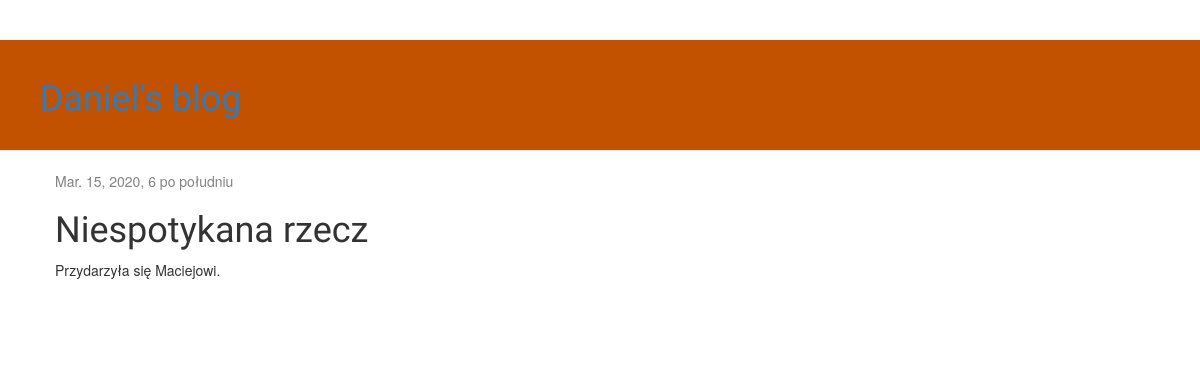
Before: /post/2/ with the older database file.
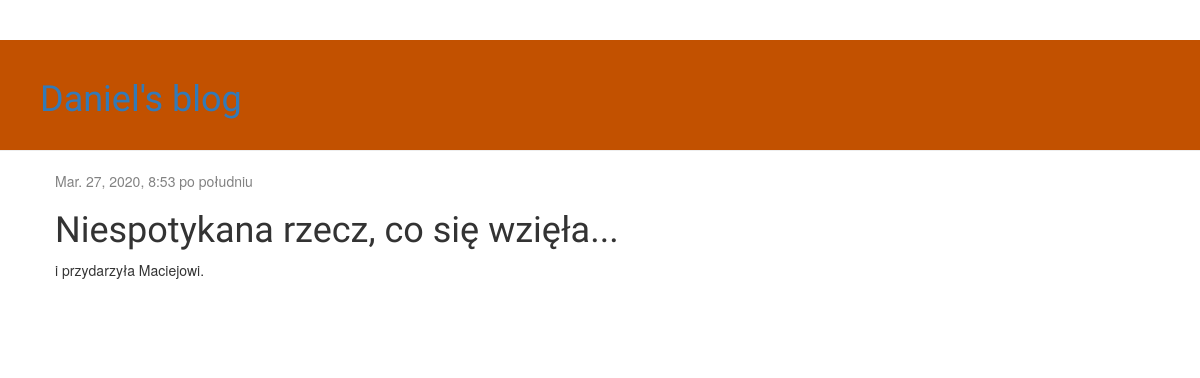
After: the same page with the newer database file.
### blog/models.py (models this page shows, shortened)
class Post (models.Model):
    author= models.ForeignKey ('auth.User', on_delete= models.CASCADE)
    title= models.CharField(max_length=200)
    text= models.TextField()
    created_date= models.DateTimeField(
        default= timezone.now)
    published_date= models.DateTimeField(
        blank=True, null= True)

### blog/views.py (the view)
# urls.py: path('post/<int:pk>/', views.post_detail, name='post_detail'),
def post_detail (request, pk):
    post= get_object_or_404(Post, pk=pk)
    return render (request, 'blog/post_detail.html', {'post': post})

### blog/templates/blog/post_detail.html (shortened to what this page needs)
{% extends 'blog/base.html' %}
{% block content %}
	<div class= "post">
		{% if post.published_date %}
			<div class="date">
				{{post.published_date}}
			</div>
		{% endif%}
		<h1>{{ post.title}}</h1>
		<p>{{post.text|linebreaksbr}}</p>
	</div>
{% endblock %}

Changed rows visible on the page:
changed Post: published_date "Mar. 15, 2020, 6 po południu" → "Mar. 27, 2020, 8:53 po południu"; title "Niespotykana rzecz" → "Niespotykana rzecz, co się wzięła..."; text "Przydarzyła się Maciejowi." → "i przydarzyła Maciejowi."
